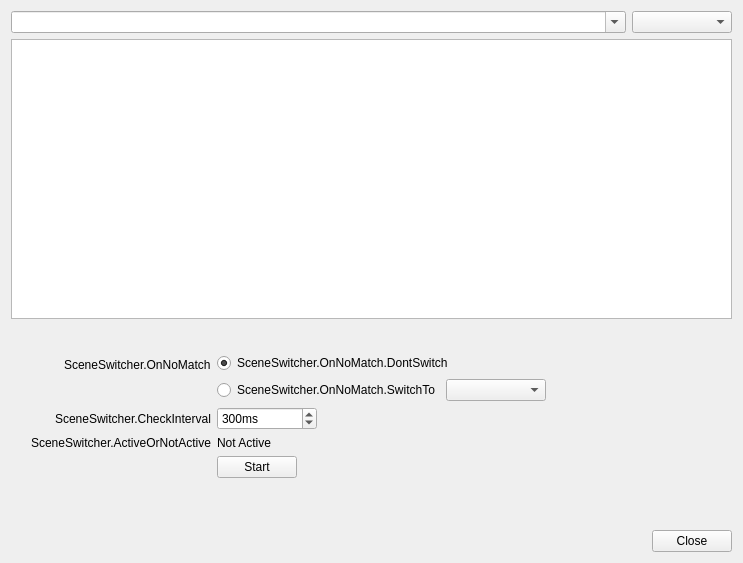
<?xml version="1.0" encoding="UTF-8"?>
<ui version="4.0">
 <class>SceneSwitcher</class>
 <widget class="QDialog" name="SceneSwitcher">
  <property name="geometry">
   <rect>
    <x>0</x>
    <y>0</y>
    <width>743</width>
    <height>563</height>
   </rect>
  </property>
  <property name="windowTitle">
   <string>SceneSwitcher</string>
  </property>
  <layout class="QVBoxLayout" name="verticalLayout">
   <item>
    <layout class="QHBoxLayout" name="horizontalLayout">
     <item>
      <widget class="QComboBox" name="windows">
       <property name="editable">
        <bool>true</bool>
       </property>
       <property name="maxVisibleItems">
        <number>20</number>
       </property>
      </widget>
     </item>
     <item>
      <widget class="QComboBox" name="scenes">
       <property name="sizePolicy">
        <sizepolicy hsizetype="Maximum" vsizetype="Fixed">
         <horstretch>0</horstretch>
         <verstretch>0</verstretch>
        </sizepolicy>
       </property>
       <property name="minimumSize">
        <size>
         <width>100</width>
         <height>0</height>
        </size>
       </property>
      </widget>
     </item>
    </layout>
   </item>
   <item>
    <widget class="QListWidget" name="switches">
     <property name="sizePolicy">
      <sizepolicy hsizetype="Expanding" vsizetype="Expanding">
       <horstretch>0</horstretch>
       <verstretch>0</verstretch>
      </sizepolicy>
     </property>
     <property name="sortingEnabled">
      <bool>true</bool>
     </property>
    </widget>
   </item>
   <item>
    <layout class="QHBoxLayout" name="horizontalLayout_2">
     <property name="spacing">
      <number>4</number>
     </property>
     <item>
      <widget class="QPushButton" name="add">
       <property name="maximumSize">
        <size>
         <width>22</width>
         <height>22</height>
        </size>
       </property>
       <property name="flat">
        <bool>true</bool>
       </property>
       <property name="themeID" stdset="0">
        <string notr="true">addIconSmall</string>
       </property>
      </widget>
     </item>
     <item>
      <widget class="QPushButton" name="remove">
       <property name="maximumSize">
        <size>
         <width>22</width>
         <height>22</height>
        </size>
       </property>
       <property name="flat">
        <bool>true</bool>
       </property>
       <property name="themeID" stdset="0">
        <string notr="true">removeIconSmall</string>
       </property>
      </widget>
     </item>
     <item>
      <spacer name="horizontalSpacer">
       <property name="orientation">
        <enum>Qt::Horizontal</enum>
       </property>
       <property name="sizeHint" stdset="0">
        <size>
         <width>40</width>
         <height>20</height>
        </size>
       </property>
      </spacer>
     </item>
    </layout>
   </item>
   <item>
    <layout class="QFormLayout" name="formLayout">
     <property name="fieldGrowthPolicy">
      <enum>QFormLayout::ExpandingFieldsGrow</enum>
     </property>
     <property name="labelAlignment">
      <set>Qt::AlignRight|Qt::AlignTop|Qt::AlignTrailing</set>
     </property>
     <item row="0" column="0">
      <widget class="QLabel" name="label">
       <property name="text">
        <string>SceneSwitcher.OnNoMatch</string>
       </property>
      </widget>
     </item>
     <item row="0" column="1">
      <layout class="QVBoxLayout" name="verticalLayout_2">
       <item>
        <widget class="QRadioButton" name="noMatchDontSwitch">
         <property name="text">
          <string>SceneSwitcher.OnNoMatch.DontSwitch</string>
         </property>
         <property name="checked">
          <bool>true</bool>
         </property>
        </widget>
       </item>
       <item>
        <layout class="QHBoxLayout" name="horizontalLayout_3">
         <item>
          <widget class="QRadioButton" name="noMatchSwitch">
           <property name="text">
            <string>SceneSwitcher.OnNoMatch.SwitchTo</string>
           </property>
          </widget>
         </item>
         <item>
          <widget class="QComboBox" name="noMatchSwitchScene">
           <property name="minimumSize">
            <size>
             <width>100</width>
             <height>0</height>
            </size>
           </property>
          </widget>
         </item>
        </layout>
       </item>
      </layout>
     </item>
     <item row="1" column="0">
      <widget class="QLabel" name="label_2">
       <property name="text">
        <string>SceneSwitcher.CheckInterval</string>
       </property>
       <property name="buddy">
        <cstring>checkInterval</cstring>
       </property>
      </widget>
     </item>
     <item row="1" column="1">
      <widget class="QSpinBox" name="checkInterval">
       <property name="minimumSize">
        <size>
         <width>100</width>
         <height>0</height>
        </size>
       </property>
       <property name="suffix">
        <string notr="true">ms</string>
       </property>
       <property name="minimum">
        <number>50</number>
       </property>
       <property name="maximum">
        <number>20000</number>
       </property>
       <property name="value">
        <number>300</number>
       </property>
      </widget>
     </item>
     <item row="2" column="0">
      <widget class="QLabel" name="label_4">
       <property name="text">
        <string>SceneSwitcher.ActiveOrNotActive</string>
       </property>
      </widget>
     </item>
     <item row="3" column="0">
      <spacer name="horizontalSpacer_2">
       <property name="orientation">
        <enum>Qt::Horizontal</enum>
       </property>
       <property name="sizeHint" stdset="0">
        <size>
         <width>200</width>
         <height>20</height>
        </size>
       </property>
      </spacer>
     </item>
     <item row="3" column="1">
      <widget class="QPushButton" name="toggleStartButton">
       <property name="text">
        <string>Start</string>
       </property>
      </widget>
     </item>
     <item row="4" column="1">
      <spacer name="verticalSpacer">
       <property name="orientation">
        <enum>Qt::Vertical</enum>
       </property>
       <property name="sizeType">
        <enum>QSizePolicy::Preferred</enum>
       </property>
       <property name="sizeHint" stdset="0">
        <size>
         <width>20</width>
         <height>40</height>
        </size>
       </property>
      </spacer>
     </item>
     <item row="2" column="1">
      <widget class="QLabel" name="pluginRunningText">
       <property name="text">
        <string notr="true">Not Active</string>
       </property>
      </widget>
     </item>
    </layout>
   </item>
   <item alignment="Qt::AlignRight">
    <widget class="QPushButton" name="close">
     <property name="text">
      <string>Close</string>
     </property>
    </widget>
   </item>
  </layout>
 </widget>
 <resources/>
 <connections>
  <connection>
   <sender>noMatchSwitch</sender>
   <signal>toggled(bool)</signal>
   <receiver>noMatchSwitchScene</receiver>
   <slot>setEnabled(bool)</slot>
   <hints>
    <hint type="sourcelabel">
     <x>286</x>
     <y>347</y>
    </hint>
    <hint type="destinationlabel">
     <x>483</x>
     <y>352</y>
    </hint>
   </hints>
  </connection>
 </connections>
</ui>
